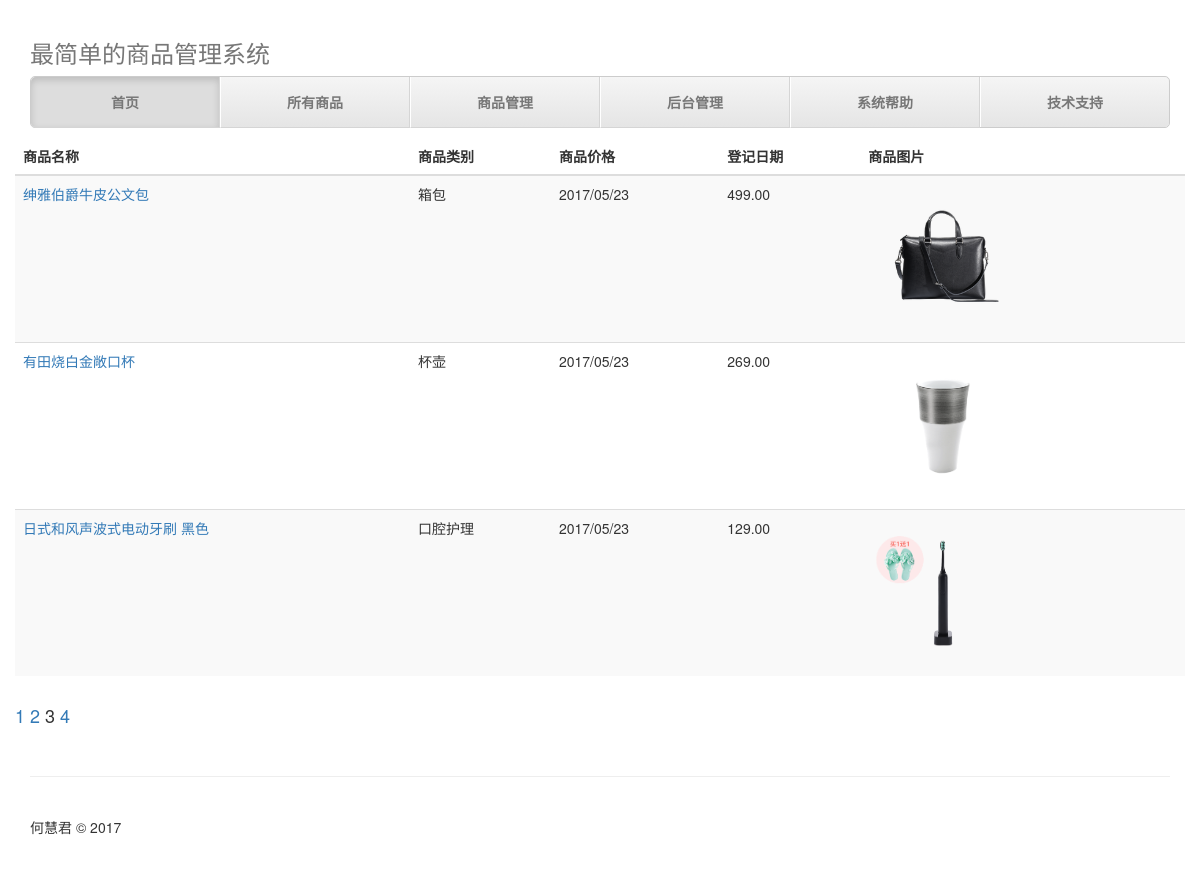
Page /list/?page=3 on the committed database.
### commodity/models.py (models this page shows, shortened)
class Commondity(models.Model):
    CommodityName = models.CharField('商品名称', max_length=100)
    CommodityCategory = models.CharField('商品类别', max_length=50, blank=True)
    CommodityPrice = models.DecimalField('商品价格', max_digits=11, decimal_places=2)
    CommondityImage = models.ImageField('商品图片', upload_to='static/upload/', default='static/image/no-img.jpg')
    CommodityDateTime = models.DateTimeField('登记日期', auto_now_add=True)
    CommodityContent = models.TextField('商品说明', blank=True, null=True)
    CommondityContactMobile = models.CharField('联系电话', max_length=11, blank=True, null=True)
    class Meta:
        verbose_name = '商品' #给模型起个更好听的名字，这儿相当于进行了汉化。
        verbose_name_plural = '所有商品'
        ordering = ['-CommodityDateTime']

### commodity/views.py (the view)
# urls.py: url(r'^list/$',views.list),
def list(request):#系统默认的Paginator
    limit = 3  # 每页显示的记录数
    post_list = Commondity.objects.all()#获取全部对象
    paginator = Paginator(post_list, limit)  # 实例化一个分页对象
    page = request.GET.get('page')  # 获取页码
    try:
        post_list = paginator.page(page)  # 获取某页对应的记录
    except PageNotAnInteger:  # 如果页码不是个整数
        post_list = paginator.page(1)  # 取第一页的记录
    except EmptyPage:  # 如果页码太大，没有相应的记录
        post_list = paginator.page(paginator.num_pages)  # 取最后一页的记录
    return render(request,'list.html', {'post_list': post_list})

### commodity/templates/list.html (shortened to what this page needs)
{% extends "base.html" %}
{% block content %}
    <div class="table-responsive">
            <table class="table table-striped">
              <thead>
                <tr>
                  <th>商品名称</th>
                  <th>商品类别</th>
                  <th>商品价格</th>
                  <th>登记日期</th>
                  <th>商品图片</th>
                </tr>
              </thead>
              <tbody class="table-hover">
                  {% for post in post_list %}
                <tr>
                  <td><a href="{% url "detail" id=post.id %}"> {{ post.CommodityName }}</a></td>
                  <td>{{ post.CommodityCategory }}</td>
                  <td>{{ post.CommodityDateTime |date:"Y/m/d"}}</td>
                  <td>{{ post.CommodityPrice }}</td>
                  <td><img src="../{{ post.CommondityImage.url }}" alt="{{ post.CommodityName }}" height="150" width="150"></td>
                </tr>
                {% endfor %}
              </tbody>
            </table>
          </div>
<div float="right">
<h4>
  {% for page_number in post_list.paginator.page_range %}
    {% ifequal page_number  post_list.number %}
      {{ page_number }}
    {% else %}
      <a href="?page={{ page_number }}">{{ page_number }}</a>
    {% endifequal %}
  {% endfor %}
</h4>
</div>
{% endblock %}

### static/css/justified-nav.css (style rules this page uses)
body { padding-top: 20px; }

### rows in the picture
Commondity: CommodityName "绅雅伯爵牛皮公文包", CommodityCategory "箱包", CommodityDateTime "2017/05/23", CommodityPrice "499.00", CommondityImage (picture)
Commondity: CommodityName "有田烧白金敞口杯", CommodityCategory "杯壶", CommodityDateTime "2017/05/23", CommodityPrice "269.00", CommondityImage (picture)
Commondity: CommodityName "日式和风声波式电动牙刷 黑色", CommodityCategory "口腔护理", CommodityDateTime "2017/05/23", CommodityPrice "129.00", CommondityImage (picture)

### other values in the picture
{{ page_number }} "1" "2" "4"
{{ page_number }} "3"
